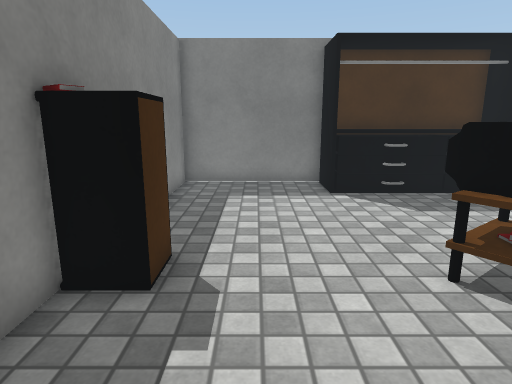
view 1 (above)

12 first-person views from a walk through a 3-D level made in the Unity game engine. The camera is 1.3 m above the floor, tilts 12° down and sees 75° across. The floor is counted in squares, 0.5 m on a side. Each view is taken from the middle of a square. On the plan, view 1 faces up. The plan holds only what a view shows up to about 20 squares ahead; the rest is blank. The player character is not drawn. Some animated figures are not drawn. Some surface patterns are stand-ins.

view 2
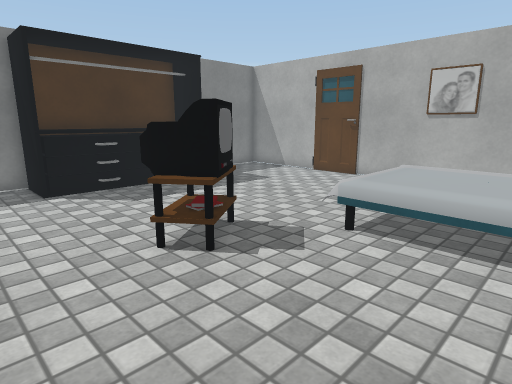

view 3
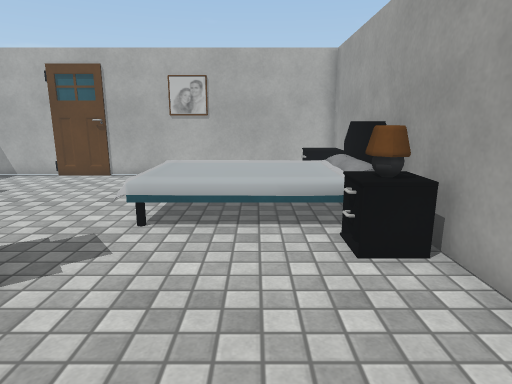

view 4
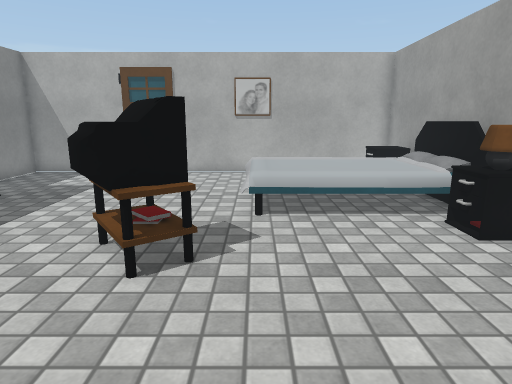

view 5
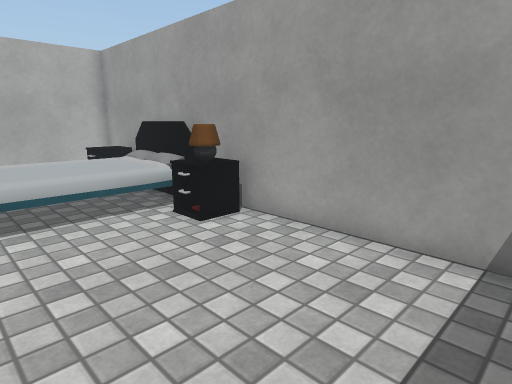

view 6
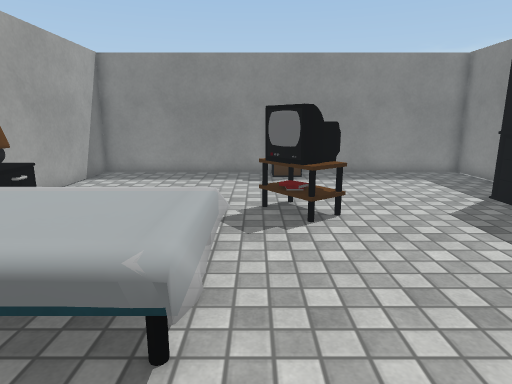

view 7
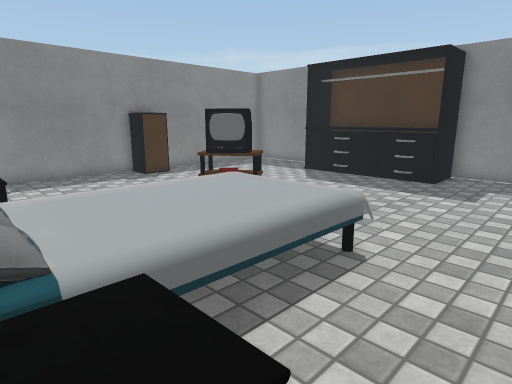

view 8
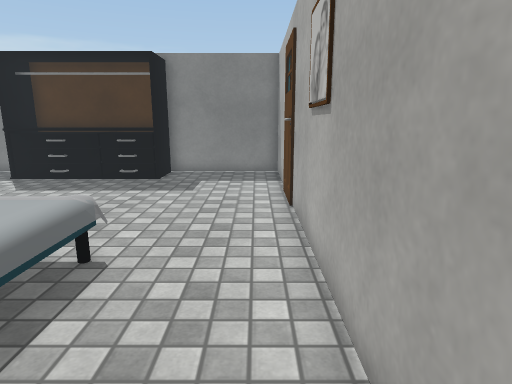

view 9
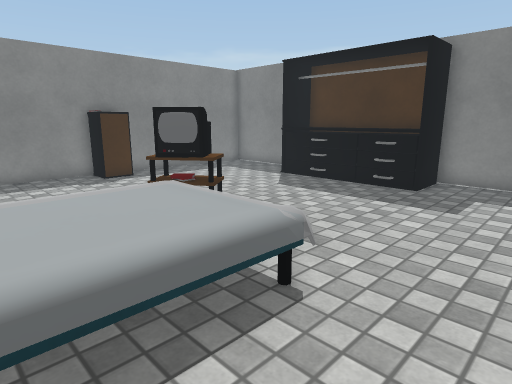

view 10
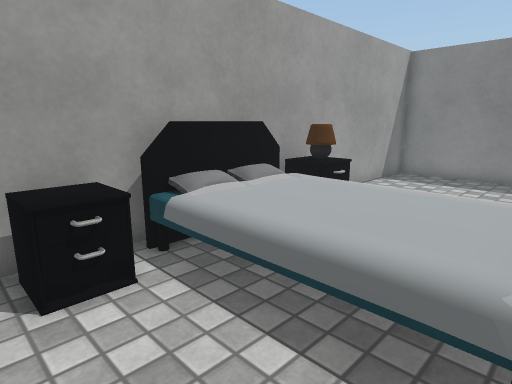

view 11
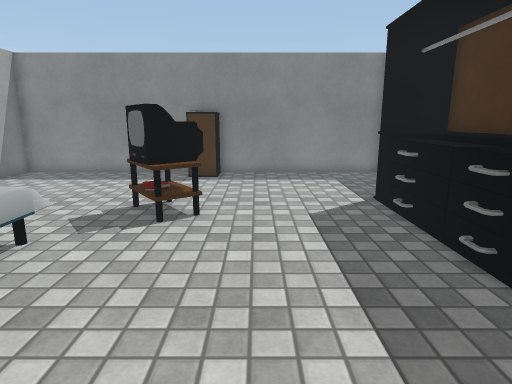

view 12
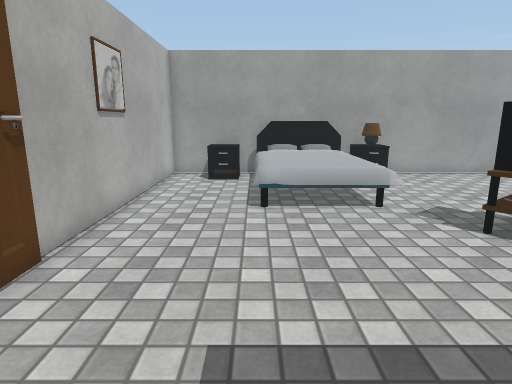

### Floor plan
Points are (right, up) in squares from view 1. A wall is a line through its corners. A room is listed if a view was taken in it or the views show most of it. See-through windows are left out.
Room 1 (views 1, 2, 3, 4, 5, 6, 7, 8, 9, 10, 11, 12)
walls: (-3, 6.2) (-1.6, 6.2) (-1.6, 4.8) (-3.1, 4.8); (15.1, 3.4) (15.1, 14.4) (10.5, 14.4); (2.5, 14.4) (-3.1, 14.4) (-3.1, -3.7) (15.1, -3.7) (15.1, 2.6)
objects: TV (3, 4) to (5, 6); other object (3, 5); other object (3, 12) to (10, 14); other object (5, -3) to (6, -2); other object (7, -3) to (11, 3); other object (12, -3) to (13, -2)

Where each view was taken, in squares from view 1:
view 1: 0 up, 0 right, facing up
view 2: 1 down, 0 right, facing up-right
view 3: 0 up, 1 left, facing right
view 4: 3 up, 2 left, facing right
view 5: 3 up, 2 left, facing down-right
view 6: 4 up, 14 right, facing left
view 7: 3 down, 14 right, facing up-left
view 8: 3 down, 14 right, facing up
view 9: 1 down, 14 right, facing up-left
view 10: 3 up, 14 right, facing down-left
view 11: 8 up, 14 right, facing left
view 12: 13 up, 11 right, facing down
